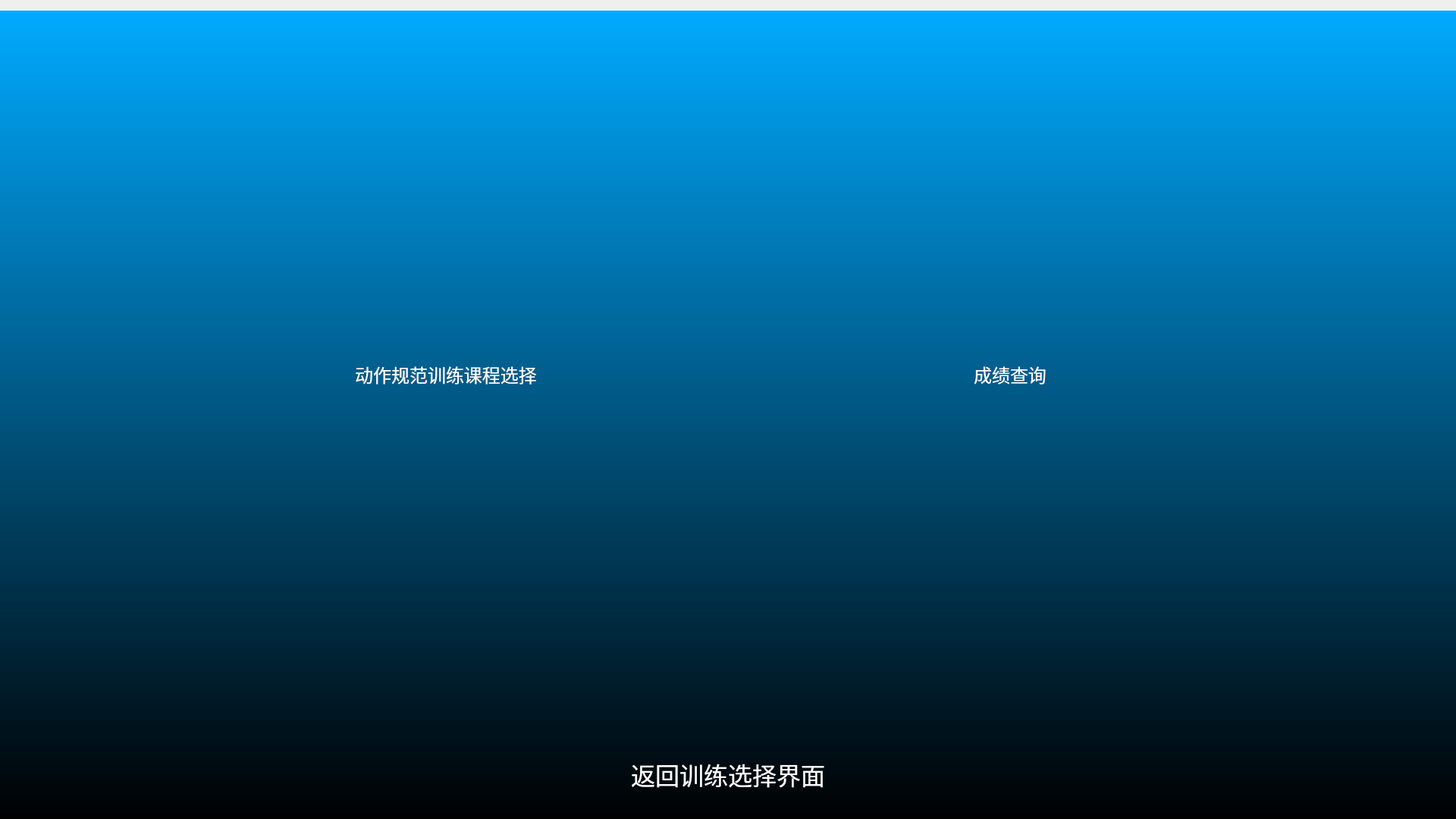
<?xml version="1.0" encoding="UTF-8"?>
<ui version="4.0">
 <class>Center_Menu</class>
 <widget class="QWidget" name="Center_Menu">
  <property name="geometry">
   <rect>
    <x>0</x>
    <y>0</y>
    <width>1920</width>
    <height>1080</height>
   </rect>
  </property>
  <property name="windowTitle">
   <string>Form</string>
  </property>
  <layout class="QVBoxLayout" name="verticalLayout_3">
   <property name="spacing">
    <number>0</number>
   </property>
   <property name="leftMargin">
    <number>0</number>
   </property>
   <property name="topMargin">
    <number>0</number>
   </property>
   <property name="rightMargin">
    <number>0</number>
   </property>
   <property name="bottomMargin">
    <number>0</number>
   </property>
   <item>
    <widget class="QLabel" name="label">
     <property name="text">
      <string/>
     </property>
     <property name="pixmap">
      <pixmap>:/background/figs/background/头部5.png</pixmap>
     </property>
     <property name="scaledContents">
      <bool>true</bool>
     </property>
    </widget>
   </item>
   <item>
    <widget class="QFrame" name="base_frame">
     <property name="styleSheet">
      <string notr="true">QFrame{background-color: qlineargradient(spread:pad, x1:0, y1:0, x2:0, y2:1,stop:0 rgb(0, 170, 255), stop:1 rgba(0, 0, 0, 255));}</string>
     </property>
     <property name="frameShape">
      <enum>QFrame::NoFrame</enum>
     </property>
     <property name="frameShadow">
      <enum>QFrame::Raised</enum>
     </property>
     <layout class="QVBoxLayout" name="verticalLayout_2">
      <item>
       <layout class="QHBoxLayout" name="horizontalLayout_3" stretch="1,2,1,2,1">
        <property name="spacing">
         <number>15</number>
        </property>
        <item>
         <spacer name="horizontalSpacer">
          <property name="orientation">
           <enum>Qt::Horizontal</enum>
          </property>
          <property name="sizeHint" stdset="0">
           <size>
            <width>40</width>
            <height>20</height>
           </size>
          </property>
         </spacer>
        </item>
        <item>
         <layout class="QVBoxLayout" name="verticalLayout_4">
          <item>
           <spacer name="verticalSpacer_2">
            <property name="orientation">
             <enum>Qt::Vertical</enum>
            </property>
            <property name="sizeHint" stdset="0">
             <size>
              <width>20</width>
              <height>40</height>
             </size>
            </property>
           </spacer>
          </item>
          <item>
           <widget class="QToolButton" name="btn_nextWindow">
            <property name="minimumSize">
             <size>
              <width>300</width>
              <height>300</height>
             </size>
            </property>
            <property name="maximumSize">
             <size>
              <width>300</width>
              <height>300</height>
             </size>
            </property>
            <property name="font">
             <font>
              <family>微软雅黑</family>
              <pointsize>18</pointsize>
             </font>
            </property>
            <property name="autoFillBackground">
             <bool>false</bool>
            </property>
            <property name="styleSheet">
             <string notr="true">QToolButton{
	color: rgb(255, 255, 255);
    padding:20px;
	border-style: flat;
	background: transparent;
}
QToolButton:hover{background-color: rgb(0, 170, 255)}
QToolButton:pressed{background-color: rgb(0, 85, 255)}</string>
            </property>
            <property name="text">
             <string>动作规范训练课程选择</string>
            </property>
            <property name="icon">
             <iconset>
              <normaloff>:/icons/figs/icon/跟随训练.png</normaloff>:/icons/figs/icon/跟随训练.png</iconset>
            </property>
            <property name="iconSize">
             <size>
              <width>100</width>
              <height>100</height>
             </size>
            </property>
            <property name="popupMode">
             <enum>QToolButton::InstantPopup</enum>
            </property>
            <property name="toolButtonStyle">
             <enum>Qt::ToolButtonTextUnderIcon</enum>
            </property>
           </widget>
          </item>
          <item>
           <spacer name="verticalSpacer">
            <property name="orientation">
             <enum>Qt::Vertical</enum>
            </property>
            <property name="sizeHint" stdset="0">
             <size>
              <width>20</width>
              <height>40</height>
             </size>
            </property>
           </spacer>
          </item>
         </layout>
        </item>
        <item>
         <spacer name="horizontalSpacer_2">
          <property name="orientation">
           <enum>Qt::Horizontal</enum>
          </property>
          <property name="sizeHint" stdset="0">
           <size>
            <width>40</width>
            <height>20</height>
           </size>
          </property>
         </spacer>
        </item>
        <item>
         <layout class="QVBoxLayout" name="verticalLayout">
          <item>
           <spacer name="verticalSpacer_3">
            <property name="orientation">
             <enum>Qt::Vertical</enum>
            </property>
            <property name="sizeHint" stdset="0">
             <size>
              <width>20</width>
              <height>40</height>
             </size>
            </property>
           </spacer>
          </item>
          <item>
           <widget class="QToolButton" name="btn_grade">
            <property name="minimumSize">
             <size>
              <width>300</width>
              <height>300</height>
             </size>
            </property>
            <property name="maximumSize">
             <size>
              <width>300</width>
              <height>300</height>
             </size>
            </property>
            <property name="font">
             <font>
              <family>微软雅黑</family>
              <pointsize>18</pointsize>
             </font>
            </property>
            <property name="styleSheet">
             <string notr="true">QToolButton{
	color: rgb(255, 255, 255);
    padding:20px;
	border-style: flat;
	background: transparent;
}
QToolButton:hover{background-color: rgb(0, 170, 255)}
QToolButton:pressed{background-color: rgb(0, 85, 255)}
</string>
            </property>
            <property name="text">
             <string>成绩查询</string>
            </property>
            <property name="icon">
             <iconset>
              <normaloff>:/icons/figs/icon/118评估.png</normaloff>:/icons/figs/icon/118评估.png</iconset>
            </property>
            <property name="iconSize">
             <size>
              <width>100</width>
              <height>100</height>
             </size>
            </property>
            <property name="popupMode">
             <enum>QToolButton::InstantPopup</enum>
            </property>
            <property name="toolButtonStyle">
             <enum>Qt::ToolButtonTextUnderIcon</enum>
            </property>
           </widget>
          </item>
          <item>
           <spacer name="verticalSpacer_4">
            <property name="orientation">
             <enum>Qt::Vertical</enum>
            </property>
            <property name="sizeHint" stdset="0">
             <size>
              <width>20</width>
              <height>40</height>
             </size>
            </property>
           </spacer>
          </item>
         </layout>
        </item>
        <item>
         <spacer name="horizontalSpacer_11">
          <property name="orientation">
           <enum>Qt::Horizontal</enum>
          </property>
          <property name="sizeHint" stdset="0">
           <size>
            <width>401</width>
            <height>20</height>
           </size>
          </property>
         </spacer>
        </item>
       </layout>
      </item>
      <item>
       <layout class="QHBoxLayout" name="horizontalLayout_2" stretch="0">
        <item>
         <widget class="QPushButton" name="btn_back">
          <property name="sizePolicy">
           <sizepolicy hsizetype="MinimumExpanding" vsizetype="Fixed">
            <horstretch>0</horstretch>
            <verstretch>0</verstretch>
           </sizepolicy>
          </property>
          <property name="minimumSize">
           <size>
            <width>400</width>
            <height>100</height>
           </size>
          </property>
          <property name="maximumSize">
           <size>
            <width>800</width>
            <height>100</height>
           </size>
          </property>
          <property name="font">
           <font>
            <family>微软雅黑</family>
            <pointsize>24</pointsize>
           </font>
          </property>
          <property name="styleSheet">
           <string notr="true">QPushButton{
border:none;
background-color: rgba(50, 50, 50,0);
	color: rgb(255, 255, 255);
}
QPushButton:hover{padding-bottom:8px}</string>
          </property>
          <property name="text">
           <string>返回训练选择界面</string>
          </property>
          <property name="icon">
           <iconset>
            <normaloff>:/icons/figs/icon/返回.png</normaloff>:/icons/figs/icon/返回.png</iconset>
          </property>
          <property name="iconSize">
           <size>
            <width>45</width>
            <height>45</height>
           </size>
          </property>
         </widget>
        </item>
       </layout>
      </item>
     </layout>
    </widget>
   </item>
  </layout>
 </widget>
 <resources>
  <include location="../action/action_system/widgets/res.qrc"/>
 </resources>
 <connections/>
</ui>
